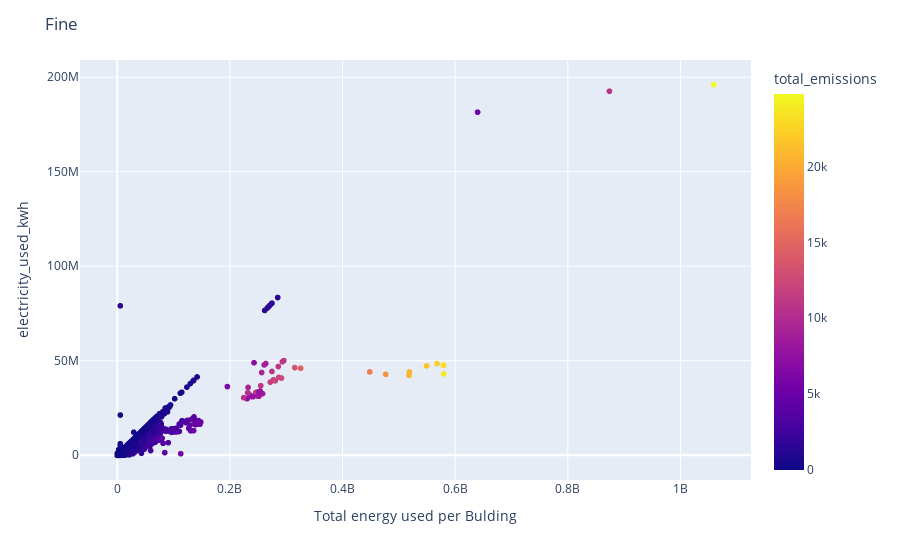

The cell this chart's notebook holds for it:
### Code cell
ax=px.scatter(df,x='total_energy_use',y='electricity_used_kwh',color='total_emissions')
ax.update_layout(
    title="Fine",
    xaxis_title="Total energy used per Bulding",
    yaxis_title="electricity_used_kwh"

)

### Figure 1 — Plotly figure (JSON) as saved in the notebook; plotly's stock layout.template omitted (floating-point values rounded to 4 significant figures; data arrays with more than 128 entries replaced by an {"elided": "..."} marker saying what was removed)
{"data": [{"hovertemplate": "total_energy_use=%{x}<br>electricity_used_kwh=%{y}<br>total_emissions=%{marker.color}<extra></extra>", "legendgroup": "", "marker": {"color": {"elided": "30657 float values"}, "coloraxis": "coloraxis", "symbol": "circle"}, "mode": "markers", "name": "", "showlegend": false, "type": "scattergl", "x": {"elided": "30657 float values"}, "xaxis": "x", "y": {"elided": "30657 float values"}, "yaxis": "y"}], "layout": {"coloraxis": {"colorbar": {"title": {"text": "total_emissions"}}, "colorscale": [[0, "#0d0887"], [0.1111, "#46039f"], [0.2222, "#7201a8"], [0.3333, "#9c179e"], [0.4444, "#bd3786"], [0.5556, "#d8576b"], [0.6667, "#ed7953"], [0.7778, "#fb9f3a"], [0.8889, "#fdca26"], [1, "#f0f921"]]}, "legend": {"tracegroupgap": 0}, "margin": {"t": 60}, "title": {"text": "Fine"}, "xaxis": {"anchor": "y", "domain": [0, 1], "title": {"text": "Total energy used per Bulding"}}, "yaxis": {"anchor": "x", "domain": [0, 1], "title": {"text": "electricity_used_kwh"}}}}
